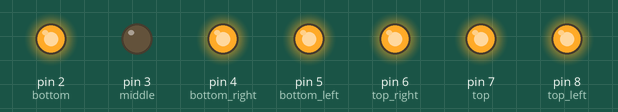
A sketch run on a simulated Arduino Uno, built with avr-gcc and run on an emulated ATmega328P. Shown: output pins drawn as LEDs (lit = HIGH).

Above: at 0.1 s.
At 1.1 s:
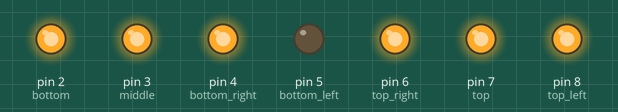
At 2.1 s:
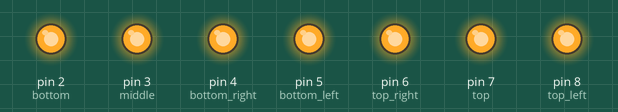
At 4.1 s:
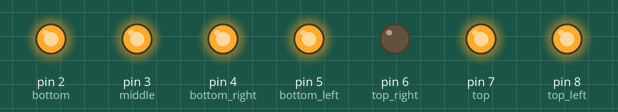
At 6.1 s:
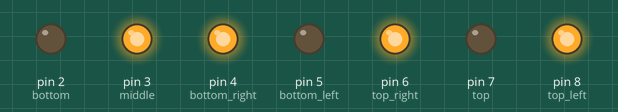
At 9.1 s:
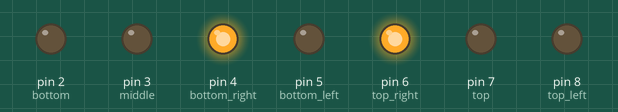
Timing chart, 0 to 40.0 s (numbered marks = the images above):
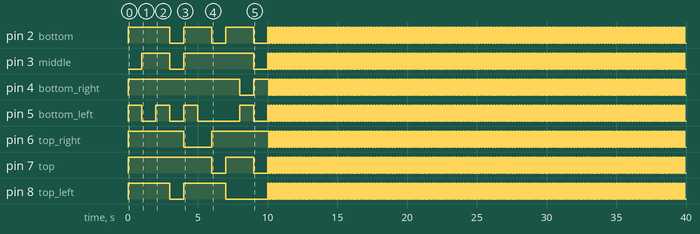

Measured:
- by itself, pin 2 (bottom): LOW → HIGH at 0.00 s, → LOW 3.0 s later, → HIGH 1.0 s later, → LOW 2.0 s later, … (306 changes in this stretch)
- by itself, pin 3 (middle): goes HIGH 2.0 s, LOW 1.0 s, HIGH 5.0 s, LOW 1.0 s, 149 × (HIGH 0.10 s, LOW 0.10 s), HIGH 0.10 s, then LOW
- by itself, pin 4 (bottom_right): goes HIGH 8.0 s, LOW 1.0 s, HIGH 1.1 s, 149 × (LOW 0.10 s, HIGH 0.10 s), then LOW
- by itself, pin 5 (bottom_left): LOW → HIGH at 0.00 s, → LOW 1.0 s later, → HIGH 1.0 s later, → LOW 1.0 s later, … (308 changes in this stretch)
- by itself, pin 6 (top_right): goes HIGH 4.0 s, LOW 2.0 s, HIGH 4.1 s, 149 × (LOW 0.10 s, HIGH 0.10 s), then LOW
- by itself, pin 7 (top): goes HIGH 6.0 s, LOW 1.0 s, HIGH 2.0 s, LOW 1.0 s, 149 × (HIGH 0.10 s, LOW 0.10 s), HIGH 0.10 s, then LOW
- by itself, pin 8 (top_left): goes HIGH 3.0 s, LOW 1.0 s, HIGH 3.0 s, LOW 3.0 s, 149 × (HIGH 0.10 s, LOW 0.10 s), HIGH 0.10 s, then LOW

The sketch:

Bomb_Sketch.ino
```cpp
int bottom = 2;
int bottom_right = 4;
int bottom_left = 5;
int middle = 3;
int top_left = 8;
int top_right = 6;
int top = 7;

int countdown = 10;
void setup() {
  // put your setup code here, to run once:
 pinMode(bottom , OUTPUT);
 pinMode(bottom_right , OUTPUT);
 pinMode(bottom_left , OUTPUT);
 pinMode(middle , OUTPUT);
 pinMode(top_left , OUTPUT);
 pinMode(top_right , OUTPUT);
 pinMode(top , OUTPUT);
}


void loop() {
  if (countdown = 10) {
    digitalWrite( bottom , HIGH);
    digitalWrite( bottom_right , HIGH);
    digitalWrite( bottom_left , HIGH);
    digitalWrite( middle , LOW);
    digitalWrite( top_left , HIGH);
    digitalWrite( top_right , HIGH);
    digitalWrite( top , HIGH);
    delay(1000);
    countdown = 9;
    }
  if (countdown = 9) {
    digitalWrite( bottom , HIGH);
    digitalWrite( bottom_right ,HIGH);
    digitalWrite( bottom_left , LOW);
    digitalWrite( middle , HIGH);
    digitalWrite( top_left , HIGH);
    digitalWrite( top_right , HIGH);
    digitalWrite( top , HIGH);
    delay(1000);
    countdown = 8;
  }
  if (countdown = 8) {
    digitalWrite( bottom , HIGH);
    digitalWrite( bottom_right , HIGH);
    digitalWrite( bottom_left , HIGH);
    digitalWrite( middle , HIGH);
    digitalWrite( top_left , HIGH);
    digitalWrite( top_right , HIGH);
    digitalWrite( top , HIGH);
    delay(1000);
    countdown = 7;
  }
  if (countdown = 7) {
    digitalWrite( bottom , LOW);
    digitalWrite( bottom_right , HIGH);
    digitalWrite( bottom_left , LOW);
    digitalWrite( middle ,LOW);
    digitalWrite( top_left , LOW);
    digitalWrite( top_right , HIGH);
    digitalWrite( top , HIGH);
    delay(1000);
    countdown = 6;
  }
  if (countdown = 6) {
    digitalWrite( bottom , HIGH);
    digitalWrite( bottom_right , HIGH);
    digitalWrite( bottom_left , HIGH);
    digitalWrite( middle , HIGH);
    digitalWrite( top_left , HIGH);
    digitalWrite( top_right , LOW);
    digitalWrite( top , HIGH);
    delay(1000);
    countdown = 5;
  }
  if (countdown = 5) {
    digitalWrite( bottom , HIGH);
    digitalWrite( bottom_right , HIGH);
    digitalWrite( bottom_left , LOW);
    digitalWrite( middle , HIGH);
    digitalWrite( top_left , HIGH);
    digitalWrite( top_right , LOW);
    digitalWrite( top , HIGH);
    delay(1000);
    countdown = 4;
  }
  if (countdown = 4) {
    digitalWrite( bottom , LOW);
    digitalWrite( bottom_right , HIGH);
    digitalWrite( bottom_left , LOW);
    digitalWrite( middle , HIGH);
    digitalWrite( top_left , HIGH);
    digitalWrite( top_right , HIGH);
    digitalWrite( top , LOW);
    delay(1000);
    countdown = 3;
  }
  if (countdown = 3) {
    digitalWrite( bottom , HIGH);
    digitalWrite( bottom_right , HIGH);
    digitalWrite( bottom_left , LOW);
    digitalWrite( middle , HIGH);
    digitalWrite( top_left , LOW);
    digitalWrite( top_right , HIGH);
    digitalWrite( top , HIGH);
    delay(1000);
    countdown = 2;
  }
  if (countdown = 2) {
    digitalWrite( bottom , HIGH);
    digitalWrite( bottom_right , LOW);
    digitalWrite( bottom_left , HIGH);
    digitalWrite( middle , HIGH);
    digitalWrite( top_left ,LOW);
    digitalWrite( top_right , HIGH);
    digitalWrite( top , HIGH);
    delay(1000);
    countdown = 1;
  }
  if (countdown = 1) {
    digitalWrite( bottom , LOW);
    digitalWrite( bottom_right , HIGH);
    digitalWrite( bottom_left , LOW);
    digitalWrite( middle , LOW);
    digitalWrite( top_left , LOW);
    digitalWrite( top_right , HIGH);
    digitalWrite( top , LOW);
    delay(1000);
    countdown = 0.1;
  }
  while (bottom = 2) {
    digitalWrite( bottom , HIGH);
    digitalWrite( bottom_right , HIGH);
    digitalWrite( bottom_left , HIGH);
    digitalWrite( middle , HIGH);
    digitalWrite( top_left , HIGH);
    digitalWrite( top_right , HIGH);
    digitalWrite( top , HIGH);
    delay(100);
    digitalWrite( bottom , LOW);
    digitalWrite( bottom_right , LOW);
    digitalWrite( bottom_left , LOW);
    digitalWrite( middle , LOW);
    digitalWrite( top_left , LOW);
    digitalWrite( top_right , LOW);
    digitalWrite( top , LOW);
    delay(100);
  }
}
```
